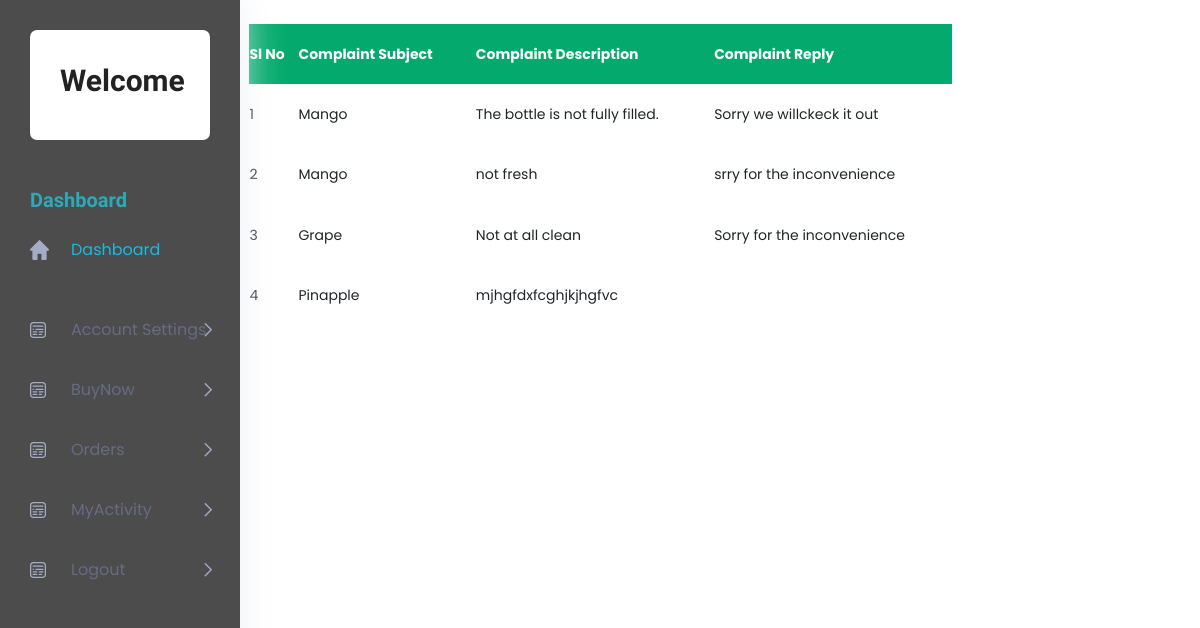
Before: /Project/Shop/PostedComplaint.php with the older database file.
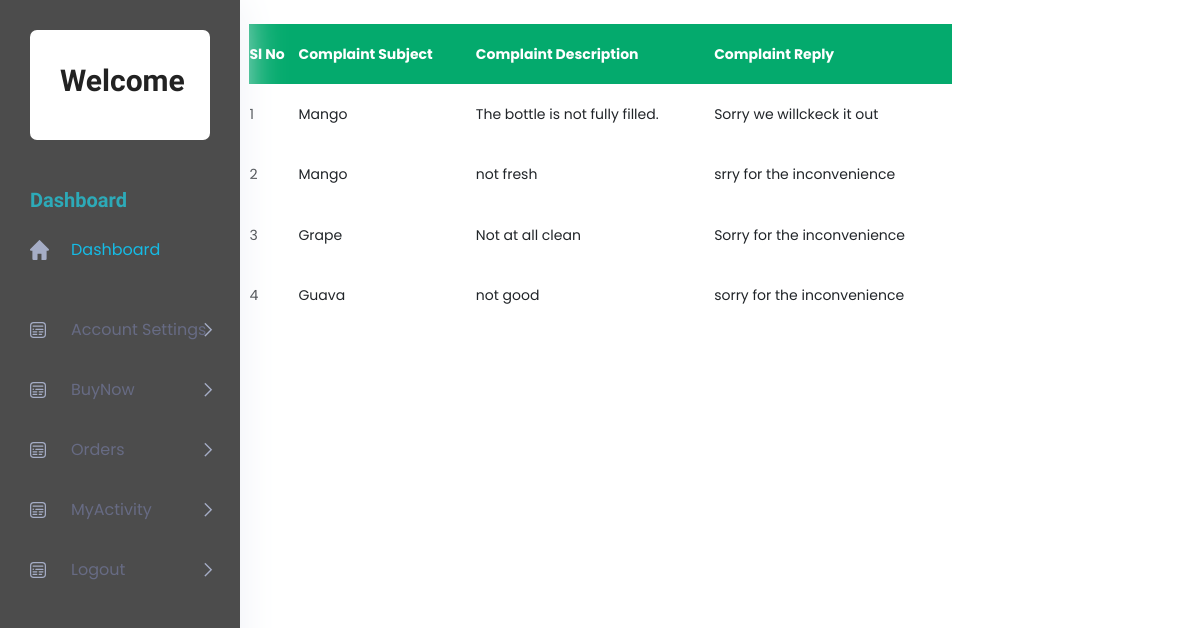
After: the same page with the newer database file.
### tables this page shows
CREATE TABLE `tbl_complaint` (
  `complaint_id` int(11) NOT NULL,
  `complaint_date` date NOT NULL DEFAULT current_timestamp(),
  `complaint_subject` varchar(500) NOT NULL,
  `complaint_details` varchar(200) NOT NULL,
  `complaint_status` int(11) NOT NULL DEFAULT 0,
  `complaint_reply` varchar(500) NOT NULL,
  `complaint_replydate` date NOT NULL DEFAULT current_timestamp(),
  `user_id` int(11) NOT NULL,
  `shop_id` int(11) NOT NULL,
  `product_id` int(11) NOT NULL DEFAULT 0
);

### Project/Shop/PostedComplaint.php (the view, shortened to what this page needs)
<?php
			include("../Assets/Connection/Connection.php");
?>
<!DOCTYPE html PUBLIC "-//W3C//DTD XHTML 1.0 Transitional//EN" "http://www.w3.org/TR/xhtml1/DTD/xhtml1-transitional.dtd">
<html xmlns="http://www.w3.org/1999/xhtml">
<head>
</head>
<body>
<p><a href="HomePage.php"> Home</a></p>
 <?php
include("Head.php");
?>
<form id="form1" name="form1" method="post" action="">
 <center> <table width="703" height="302" >
    <tr>
      <th width="45" scope="col">Sl No</th>
      <th width="163" scope="col">Complaint Subject</th>
      <th width="219" scope="col">Complaint Description</th>
       <th width="219" scope="col">Complaint Reply</th>
    </tr>
   <?php
	$selectQry="select * from tbl_complaint where shop_id='".$_SESSION["shopid"]."'";
	$row=$conn->query($selectQry);
	$i=0;
	while($data=$row->fetch_assoc())
	{
	$i++;
	?>
    <tr>
      <td><?php echo $i ?></td>
      <td><?php echo $data["complaint_subject"] ?></td>
      <td><?php echo $data["complaint_details"] ?></td>
       <td><?php echo $data["complaint_reply"] ?></td>
    </tr>
    <?php
	}
	?>
  </table>
  </center>
</form>
<?php
include("Foot.php");
?>
<p>&nbsp;</p>
</body>
</html>

Changed rows visible on the page:
removed tbl_complaint: complaint_subject "Pinapple", complaint_details "mjhgfdxfcghjkjhgfvc"
added tbl_complaint: complaint_subject "Guava", complaint_details "not good", complaint_reply "sorry for the inconvenience"
